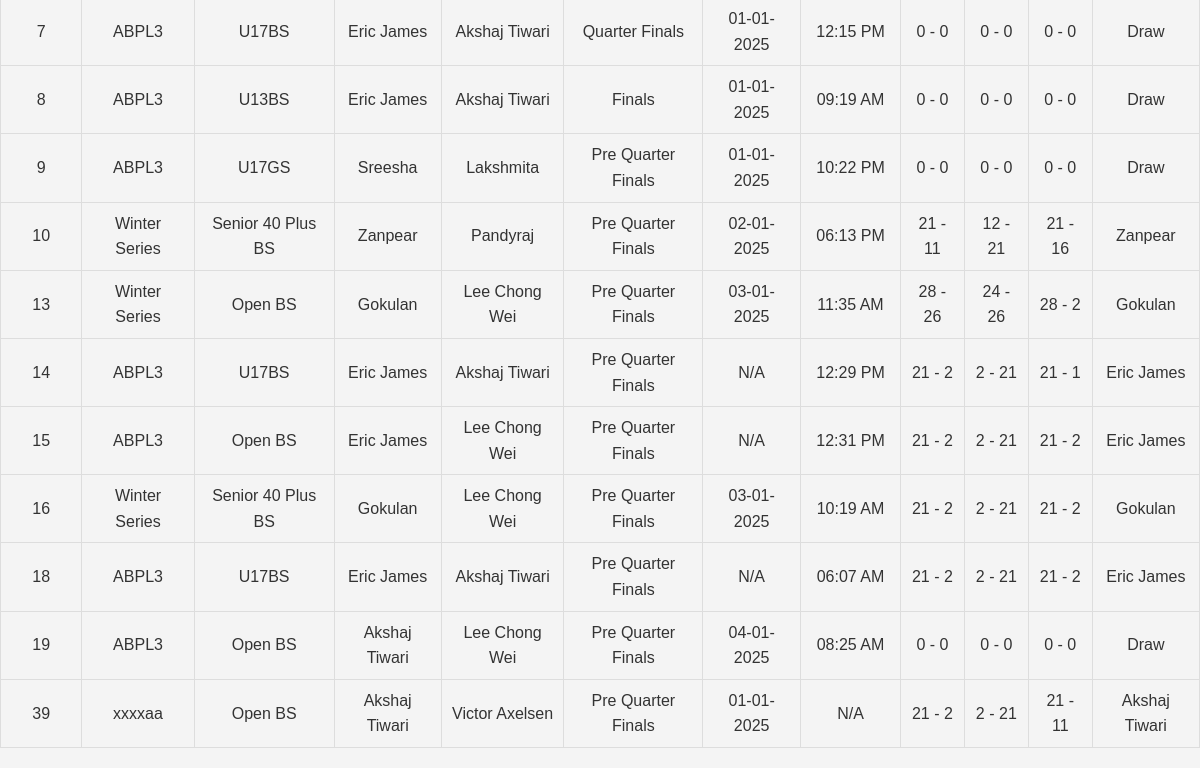
The app's page /results.php (lower part), older data.
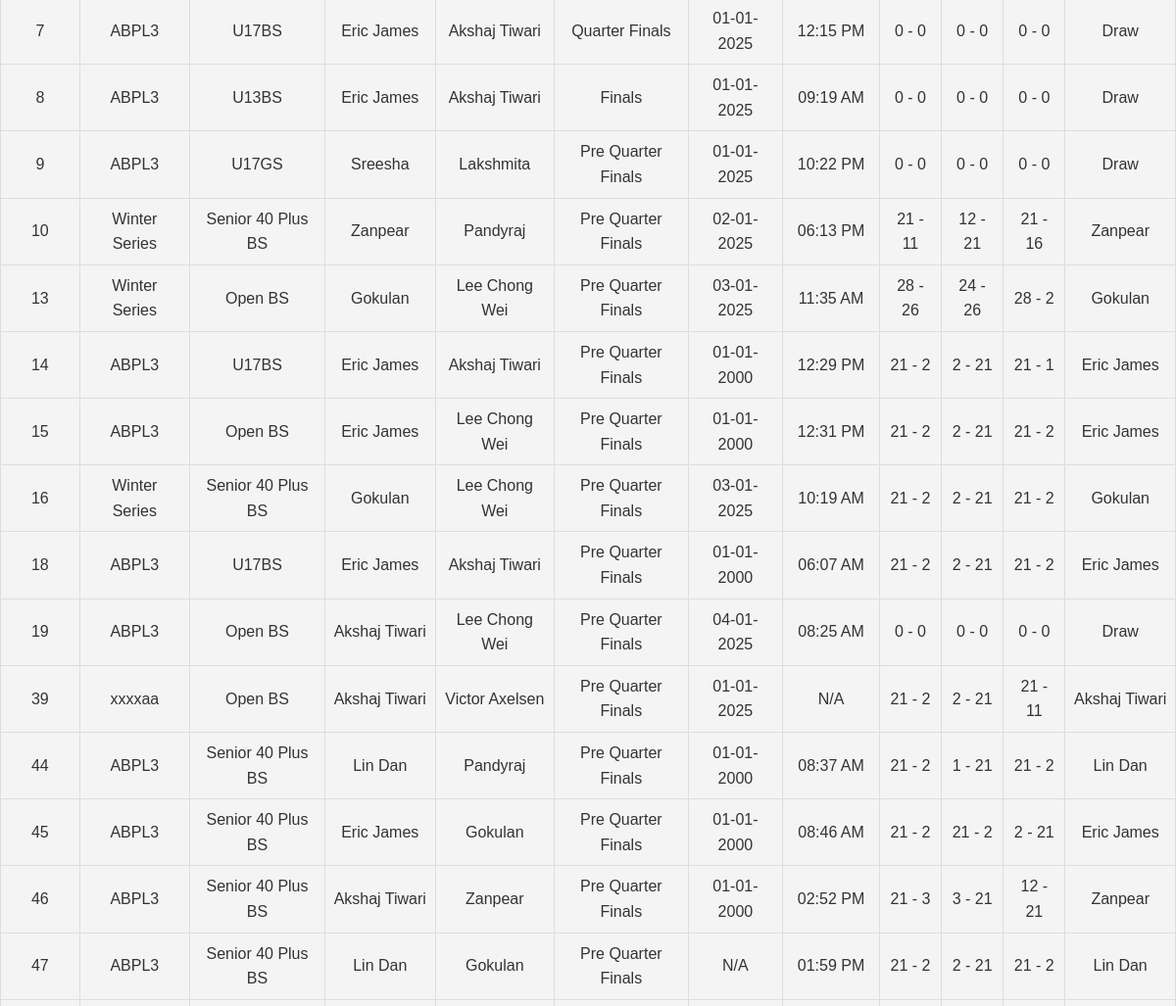
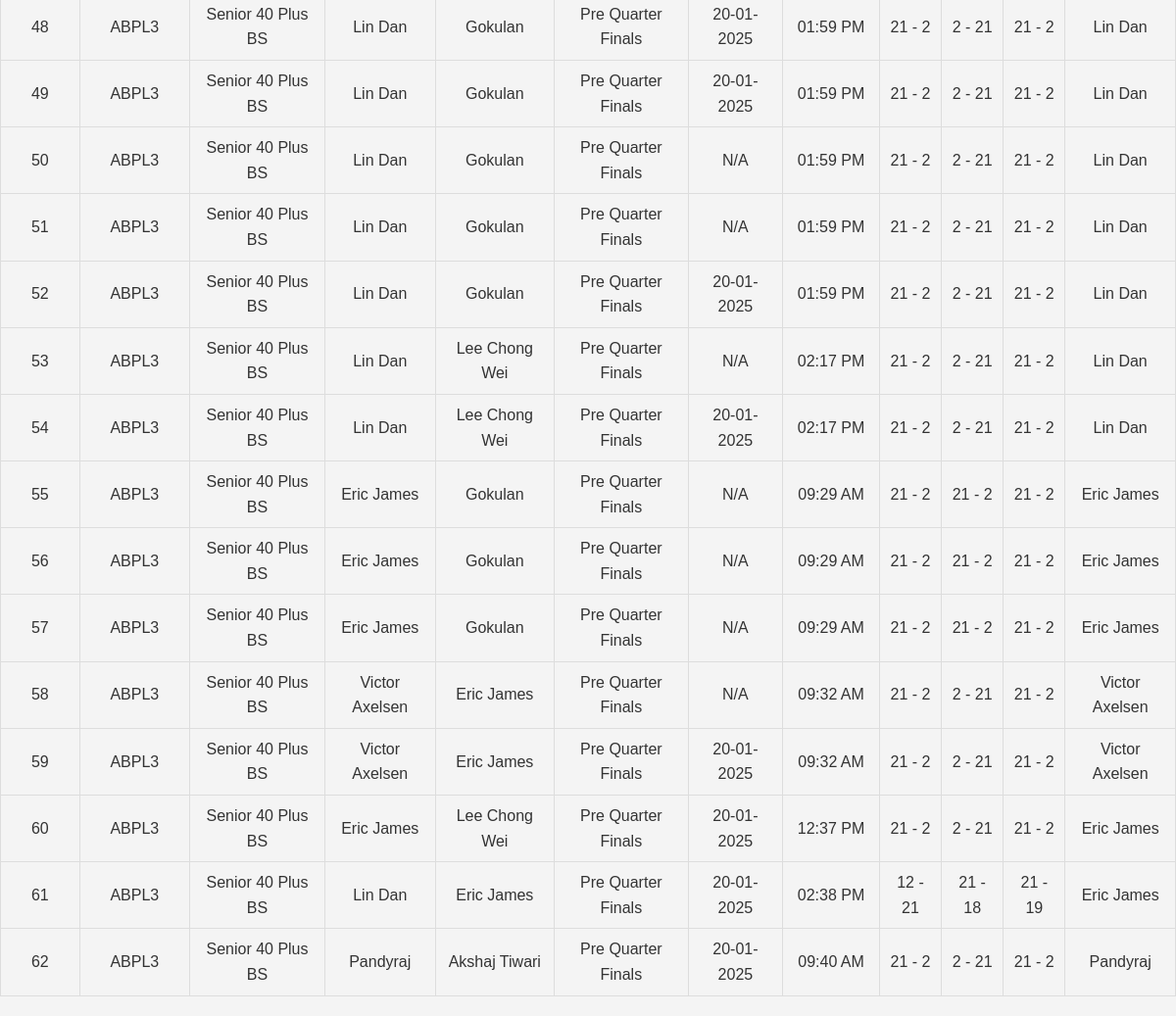
The same page, newer data (2 pictures, top to bottom).
### tables this page shows
CREATE TABLE `matches` (
  `id` int(11) NOT NULL,
  `tournament_id` int(11) NOT NULL,
  `category_id` int(11) NOT NULL,
  `pool` enum('A','B') DEFAULT NULL,
  `player1_id` int(11) DEFAULT NULL,
  `player2_id` int(11) DEFAULT NULL,
  `pre_quarter` tinyint(1) DEFAULT 0,
  `quarter` tinyint(1) DEFAULT 0,
  `semi` tinyint(1) DEFAULT 0,
  `final` tinyint(1) DEFAULT 0,
  `set1_player1_points` int(11) DEFAULT 0,
  `set1_player2_points` int(11) DEFAULT 0,
  `set2_player1_points` int(11) DEFAULT 0,
  `set2_player2_points` int(11) DEFAULT 0,
  `set3_player1_points` int(11) DEFAULT 0,
  `set3_player2_points` int(11) DEFAULT 0,
  `created_by` int(11) DEFAULT NULL,
  `stage` enum('Pre Quarter Finals','Quarter Finals','Semifinals','Finals','Preliminary') NOT NULL,
  `match_date` date DEFAULT NULL,
  `match_time` varchar(255) NOT NULL,
  `team1_player1_id` int(11) NOT NULL DEFAULT 0,
  `team1_player2_id` int(11) NOT NULL DEFAULT 0,
  `team2_player1_id` int(11) DEFAULT 0,
  `team2_player2_id` int(11) DEFAULT 0,
  `set1_team1_points` int(11) NOT NULL DEFAULT 0,
  `set1_team2_points` int(11) DEFAULT 0,
  `set2_team1_points` int(11) DEFAULT 0,
  `set2_team2_points` int(11) DEFAULT 0,
  `set3_team1_points` int(11) DEFAULT 0,
  `set3_team2_points` int(11) DEFAULT 0,
  `player3_id` int(11) DEFAULT NULL,
  `player4_id` int(11) DEFAULT NULL,
  `deleted_at` datetime DEFAULT NULL
);

CREATE TABLE `tournaments` (
  `id` int(11) NOT NULL,
  `name` varchar(255) NOT NULL,
  `created_by` int(11) DEFAULT NULL,
  `year` int(11) NOT NULL DEFAULT year(curdate()),
  `moderated_by` int(11) DEFAULT NULL
);

CREATE TABLE `categories` (
  `id` int(11) NOT NULL,
  `name` varchar(255) NOT NULL,
  `created_by` int(11) NOT NULL,
  `age_group` varchar(255) DEFAULT NULL,
  `sex` varchar(10) DEFAULT NULL,
  `type` enum('singles','doubles','mixed doubles') DEFAULT 'singles',
  `tournament_id` int(11) NOT NULL
);

CREATE TABLE `players` (
  `id` int(11) NOT NULL,
  `name` varchar(255) NOT NULL,
  `dob` date NOT NULL,
  `age` int(11) NOT NULL,
  `sex` enum('M','F') NOT NULL,
  `uid` varchar(100) NOT NULL,
  `password` varchar(255) NOT NULL,
  `created_by` int(11) DEFAULT NULL,
  `updated_at` timestamp NULL DEFAULT current_timestamp() ON UPDATE current_timestamp(),
  `category_id` int(11) DEFAULT 1
);

### results.php (the view, shortened to what this page needs)
<?php
include 'header.php';
require_once 'conn.php';
$conn = new mysqli($servername, $username, $password, $dbname);
$query = "
    SELECT
        m.id AS match_id,
        t.name AS tournament_name,
        c.name AS category_name,
        p1.name AS player1_name,
        p2.name AS player2_name,
        m.stage,
        m.match_date,
        m.match_time,
        m.set1_player1_points,
        m.set1_player2_points,
        m.set2_player1_points,
        m.set2_player2_points,
        m.set3_player1_points,
        m.set3_player2_points
    FROM matches m
    INNER JOIN tournaments t ON m.tournament_id = t.id
    INNER JOIN categories c ON m.category_id = c.id
    INNER JOIN players p1 ON m.player1_id = p1.id
    INNER JOIN players p2 ON m.player2_id = p2.id
    WHERE 1=1
";
$query .= " ORDER BY m.id";
$result = $conn->query($query);
?>
<!DOCTYPE html>
<html lang="en">
<head>
</head>
<body>
    <?php if ($result->num_rows > 0): ?>
        <table>
            <?php while ($row = $result->fetch_assoc()):
                $p1_total = $row['set1_player1_points'] + $row['set2_player1_points'] + $row['set3_player1_points'];
                $p2_total = $row['set1_player2_points'] + $row['set2_player2_points'] + $row['set3_player2_points'];
                $winner = $p1_total > $p2_total ? $row['player1_name'] : ($p1_total < $p2_total ? $row['player2_name'] : 'Draw');
            ?>
                <tr>
                    <td><?= $row['match_id'] ?></td>
                    <td><?= $row['tournament_name'] ?></td>
                    <td><?= $row['category_name'] ?></td>
                    <td><?= $row['player1_name'] ?></td>
                    <td><?= $row['player2_name'] ?></td>
                    <td><?= $row['stage'] ?></td>
                    <td><?= $row['match_date'] ? date("d-m-Y", strtotime($row['match_date'])) : 'N/A' ?></td>
                    <td><?= $row['match_time'] ? date("h:i A", strtotime($row['match_time'])) : 'N/A' ?></td>
                    <td><?= $row['set1_player1_points'] ?> - <?= $row['set1_player2_points'] ?></td>
                    <td><?= $row['set2_player1_points'] ?> - <?= $row['set2_player2_points'] ?></td>
                    <td><?= $row['set3_player1_points'] ?> - <?= $row['set3_player2_points'] ?></td>
                    <td><?= $winner ?></td>
                </tr>
            <?php endwhile; ?>
        </table>
    <?php else: ?>
        <p>No matches found for the selected filters.</p>
    <?php endif; ?>
</body>
</html>

Row changes from the older to the newer data that the page shows:
changed matches "12:29 PM": match_date (not shown) → "01-01-2000"; no longer shows "N/A"
changed matches "12:31 PM": match_date (not shown) → "01-01-2000"; no longer shows "N/A"
changed matches "06:07 AM": match_date (not shown) → "01-01-2000"; no longer shows "N/A"
added matches: id "44", tournament.name "ABPL3", category.name "Senior 40 Plus BS", player1.name "Lin Dan", player2.name "Pandyraj", stage "Pre Quarter Finals", match_date "01-01-2000", match_time "08:37 AM", set1_player1_points "21", set1_player2_points "2", set2_player1_points "1", set2_player2_points "21", set3_player1_points "21", set3_player2_points "2"
added matches: id "45", tournament.name "ABPL3", category.name "Senior 40 Plus BS", player1.name "Eric James", player2.name "Gokulan", stage "Pre Quarter Finals", match_date "01-01-2000", match_time "08:46 AM", set1_player1_points "21", set1_player2_points "2", set2_player1_points "21", set2_player2_points "2", set3_player1_points "2", set3_player2_points "21"
added matches: id "46", tournament.name "ABPL3", category.name "Senior 40 Plus BS", player1.name "Akshaj Tiwari", player2.name "Zanpear", stage "Pre Quarter Finals", match_date "01-01-2000", match_time "02:52 PM", set1_player1_points "21", set1_player2_points "3", set2_player1_points "3", set2_player2_points "21", set3_player1_points "12", set3_player2_points "21"
added matches: id "47", tournament.name "ABPL3", category.name "Senior 40 Plus BS", player1.name "Lin Dan", player2.name "Gokulan", stage "Pre Quarter Finals", shows "N/A", match_time "01:59 PM", set1_player1_points "21", set1_player2_points "2", set2_player1_points "2", set2_player2_points "21", set3_player1_points "21", set3_player2_points "2"
added matches: id "48", tournament.name "ABPL3", category.name "Senior 40 Plus BS", player1.name "Lin Dan", player2.name "Gokulan", stage "Pre Quarter Finals", match_date "20-01-2025", match_time "01:59 PM", set1_player1_points "21", set1_player2_points "2", set2_player1_points "2", set2_player2_points "21", set3_player1_points "21", set3_player2_points "2"
added matches: id "49", tournament.name "ABPL3", category.name "Senior 40 Plus BS", player1.name "Lin Dan", player2.name "Gokulan", stage "Pre Quarter Finals", match_date "20-01-2025", match_time "01:59 PM", set1_player1_points "21", set1_player2_points "2", set2_player1_points "2", set2_player2_points "21", set3_player1_points "21", set3_player2_points "2"
added matches: id "50", tournament.name "ABPL3", category.name "Senior 40 Plus BS", player1.name "Lin Dan", player2.name "Gokulan", stage "Pre Quarter Finals", shows "N/A", match_time "01:59 PM", set1_player1_points "21", set1_player2_points "2", set2_player1_points "2", set2_player2_points "21", set3_player1_points "21", set3_player2_points "2"
added matches: id "51", tournament.name "ABPL3", category.name "Senior 40 Plus BS", player1.name "Lin Dan", player2.name "Gokulan", stage "Pre Quarter Finals", shows "N/A", match_time "01:59 PM", set1_player1_points "21", set1_player2_points "2", set2_player1_points "2", set2_player2_points "21", set3_player1_points "21", set3_player2_points "2"
added matches: id "52", tournament.name "ABPL3", category.name "Senior 40 Plus BS", player1.name "Lin Dan", player2.name "Gokulan", stage "Pre Quarter Finals", match_date "20-01-2025", match_time "01:59 PM", set1_player1_points "21", set1_player2_points "2", set2_player1_points "2", set2_player2_points "21", set3_player1_points "21", set3_player2_points "2"
added matches: id "53", tournament.name "ABPL3", category.name "Senior 40 Plus BS", player1.name "Lin Dan", player2.name "Lee Chong Wei", stage "Pre Quarter Finals", shows "N/A", match_time "02:17 PM", set1_player1_points "21", set1_player2_points "2", set2_player1_points "2", set2_player2_points "21", set3_player1_points "21", set3_player2_points "2"
added matches: id "54", tournament.name "ABPL3", category.name "Senior 40 Plus BS", player1.name "Lin Dan", player2.name "Lee Chong Wei", stage "Pre Quarter Finals", match_date "20-01-2025", match_time "02:17 PM", set1_player1_points "21", set1_player2_points "2", set2_player1_points "2", set2_player2_points "21", set3_player1_points "21", set3_player2_points "2"
added matches: id "55", tournament.name "ABPL3", category.name "Senior 40 Plus BS", player1.name "Eric James", player2.name "Gokulan", stage "Pre Quarter Finals", shows "N/A", match_time "09:29 AM", set1_player1_points "21", set1_player2_points "2", set2_player1_points "21", set2_player2_points "2", set3_player1_points "21", set3_player2_points "2"
added matches: id "56", tournament.name "ABPL3", category.name "Senior 40 Plus BS", player1.name "Eric James", player2.name "Gokulan", stage "Pre Quarter Finals", shows "N/A", match_time "09:29 AM", set1_player1_points "21", set1_player2_points "2", set2_player1_points "21", set2_player2_points "2", set3_player1_points "21", set3_player2_points "2"
added matches: id "57", tournament.name "ABPL3", category.name "Senior 40 Plus BS", player1.name "Eric James", player2.name "Gokulan", stage "Pre Quarter Finals", shows "N/A", match_time "09:29 AM", set1_player1_points "21", set1_player2_points "2", set2_player1_points "21", set2_player2_points "2", set3_player1_points "21", set3_player2_points "2"
added matches: id "58", tournament.name "ABPL3", category.name "Senior 40 Plus BS", player1.name "Victor Axelsen", player2.name "Eric James", stage "Pre Quarter Finals", shows "N/A", match_time "09:32 AM", set1_player1_points "21", set1_player2_points "2", set2_player1_points "2", set2_player2_points "21", set3_player1_points "21", set3_player2_points "2"
added matches: id "59", tournament.name "ABPL3", category.name "Senior 40 Plus BS", player1.name "Victor Axelsen", player2.name "Eric James", stage "Pre Quarter Finals", match_date "20-01-2025", match_time "09:32 AM", set1_player1_points "21", set1_player2_points "2", set2_player1_points "2", set2_player2_points "21", set3_player1_points "21", set3_player2_points "2"
added matches: id "60", tournament.name "ABPL3", category.name "Senior 40 Plus BS", player1.name "Eric James", player2.name "Lee Chong Wei", stage "Pre Quarter Finals", match_date "20-01-2025", match_time "12:37 PM", set1_player1_points "21", set1_player2_points "2", set2_player1_points "2", set2_player2_points "21", set3_player1_points "21", set3_player2_points "2"
added matches: id "61", tournament.name "ABPL3", category.name "Senior 40 Plus BS", player1.name "Lin Dan", player2.name "Eric James", stage "Pre Quarter Finals", match_date "20-01-2025", match_time "02:38 PM", set1_player1_points "12", set1_player2_points "21", set2_player1_points "21", set2_player2_points "18", set3_player1_points "21", set3_player2_points "19"
added matches: id "62", tournament.name "ABPL3", category.name "Senior 40 Plus BS", player1.name "Pandyraj", player2.name "Akshaj Tiwari", stage "Pre Quarter Finals", match_date "20-01-2025", match_time "09:40 AM", set1_player1_points "21", set1_player2_points "2", set2_player1_points "2", set2_player2_points "21", set3_player1_points "21", set3_player2_points "2"
